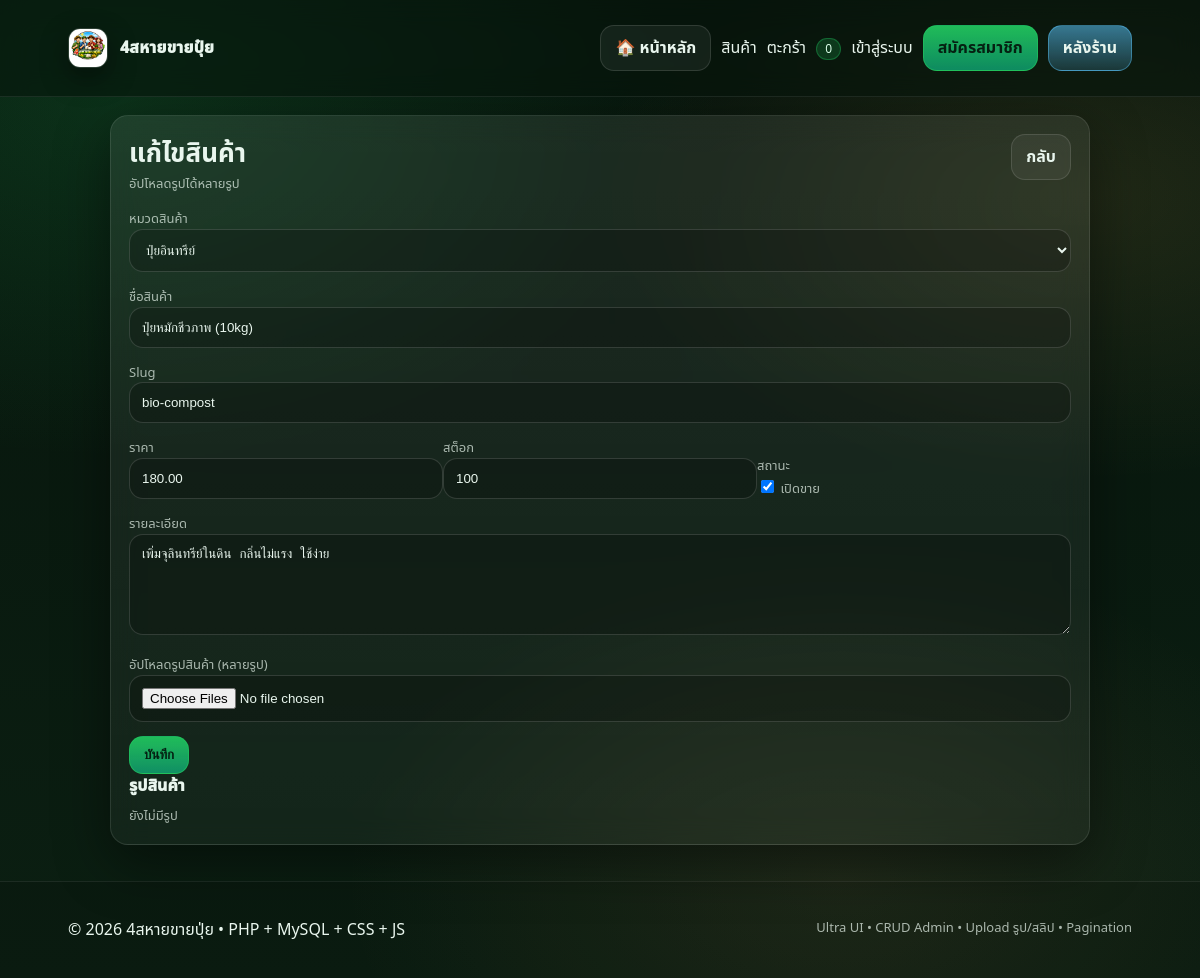
The app's page /admin/product_form.php?id=4 (signed in) with its own data.
### tables this page shows
CREATE TABLE products (
  id INT AUTO_INCREMENT PRIMARY KEY,
  category_id INT NOT NULL,
  name VARCHAR(200) NOT NULL,
  slug VARCHAR(220) NOT NULL UNIQUE,
  price DECIMAL(10,2) NOT NULL DEFAULT 0,
  stock INT NOT NULL DEFAULT 0,
  description TEXT,
  is_active TINYINT(1) NOT NULL DEFAULT 1,
  created_at TIMESTAMP DEFAULT CURRENT_TIMESTAMP,
  FOREIGN KEY (category_id) REFERENCES categories(id)
);

CREATE TABLE categories (
  id INT AUTO_INCREMENT PRIMARY KEY,
  name VARCHAR(120) NOT NULL,
  slug VARCHAR(140) NOT NULL UNIQUE
);

### includes/functions.php (called while the page is built, shortened)
<?php
function h($s): string {
  return htmlspecialchars((string)$s, ENT_QUOTES, 'UTF-8');
}
function url(string $path = '/'): string {
  return rtrim(BASE_URL, '/') . $path;
}

### admin/product_form.php (the view, shortened to what this page needs)
<?php
require_once __DIR__ . '/../includes/functions.php';
$pdo = db();
$id = (int)($_GET['id'] ?? 0);
$cats = $pdo->query("SELECT * FROM categories ORDER BY name")->fetchAll();
$p = ['category_id'=>($cats[0]['id'] ?? 1), 'name'=>'','slug'=>'','price'=>'0','stock'=>'0','description'=>'','is_active'=>1];
if ($id) {
  $st = $pdo->prepare("SELECT * FROM products WHERE id=?");
  $st->execute([$id]);
  $row = $st->fetch();
  if ($row) $p = $row;
}
$imgs = [];
if ($id) {
  $st = $pdo->prepare("SELECT * FROM product_images WHERE product_id=? ORDER BY sort_order ASC, id ASC");
  $st->execute([$id]);
  $imgs = $st->fetchAll();
}
require __DIR__ . '/../includes/header.php';
?>
<div class="card panel" style="max-width:980px;margin:0 auto">
  <div class="section-title">
    <div><div class="h2"><?= $id ? 'แก้ไขสินค้า' : 'เพิ่มสินค้า' ?></div><div class="small">อัปโหลดรูปได้หลายรูป</div></div>
    <a class="btn" href="<?= h(url('/admin/products.php')) ?>">กลับ</a>
  </div>
  <form method="post" enctype="multipart/form-data">
    <label class="small">หมวดสินค้า</label>
    <select class="input" name="category_id">
      <?php foreach($cats as $c): ?>
        <option value="<?= (int)$c['id'] ?>" <?= (int)$p['category_id']===(int)$c['id']?'selected':'' ?>><?= h($c['name']) ?></option>
      <?php endforeach; ?>
    </select>
    <label class="small">ชื่อสินค้า</label>
    <input class="input" name="name" value="<?= h((string)$p['name']) ?>" required>
    <label class="small">Slug</label>
    <input class="input" name="slug" value="<?= h((string)$p['slug']) ?>" required>
    <div class="row wrap" style="margin-top:12px;align-items:flex-end">
      <div style="flex:1;min-width:180px"><label class="small">ราคา</label><input class="input" type="number" step="0.01" name="price" value="<?= h((string)$p['price']) ?>" required></div>
      <div style="flex:1;min-width:180px"><label class="small">สต็อก</label><input class="input" type="number" name="stock" value="<?= h((string)$p['stock']) ?>" required></div>
      <div style="flex:1;min-width:180px"><label class="small">สถานะ</label><br><label class="small"><input type="checkbox" name="is_active" <?= (int)$p['is_active']===1?'checked':'' ?>> เปิดขาย</label></div>
    </div>
    <label class="small">รายละเอียด</label>
    <textarea class="input" name="description" rows="5"><?= h((string)$p['description']) ?></textarea>
    <label class="small">อัปโหลดรูปสินค้า (หลายรูป)</label>
    <input class="input" type="file" name="images[]" accept=".jpg,.jpeg,.png,.webp" multiple>
    <button class="btn primary" name="save" value="1">บันทึก</button>
  </form>
  <?php if($id): ?>
    <div style="font-weight:950;margin-bottom:8px">รูปสินค้า</div>
    <?php if(!$imgs): ?>
      <div class="small">ยังไม่มีรูป</div>
    <?php endif; ?>
  <?php endif; ?>
</div>
<?php require __DIR__ . '/../includes/footer.php'; ?>

### assets/css/ultra.css (style rules this page uses)
:root { --bg0:#07140c; --bg1:#0b1f12; --card:rgba(255,255,255,.06); --card2:rgba(255,255,255,.08); --line:rgba(255,255,255,.10); --text:#e9f6ee; --muted:rgba(233,246,238,.70); --green:#39d98a; --leaf:#22c55e; --soil:#a77b4f; --sun:#ffd166; --danger:#ff4d4d; --sky:#5cc8ff; --shadow: 0 18px 55px rgba(0,0,0,.45); --radius: 18px; }
* { box-sizing:border-box }
html,body { height:100% }
body { margin:0; font-family: ui-sans-serif, system-ui, -apple-system, "Segoe UI", Roboto, "Noto Sans Thai", sans-serif; color:var(--text); background: radial-gradient(1000px 600px at 10% 10%, rgba(34,197,94,.16), transparent 60%), radial-gradient(900px 520px at 90% 20%, rgba(255,209,102,.10), transparent 55%), radial-gradient(900px 600px at 70% 90%, rgba(167,123,79,.14), transparent 55%), linear-gradient(180deg, var(--bg0), var(--bg1)); }
a { color:inherit; text-decoration:none }
.row { display:flex }
.wrap { flex-wrap:wrap }
.small { font-size:13px; color:var(--muted) }
.h2 { font-size:26px; font-weight:900 }
.card { background:linear-gradient(180deg, rgba(255,255,255,.08), rgba(255,255,255,.04)); border:1px solid var(--line); border-radius:var(--radius); box-shadow: var(--shadow); backdrop-filter: blur(14px); }
.panel { padding:18px }
.section-title { display:flex; align-items:flex-start; justify-content:space-between; gap:12px; }
.btn { display:inline-flex; align-items:center; justify-content:center; gap:8px; padding:10px 14px; border-radius:14px; border:1px solid rgba(255,255,255,.12); background:rgba(255,255,255,.06); color:var(--text); font-weight:750; cursor:pointer; transition:.18s transform, .18s background, .18s border; }
.btn.primary { background:linear-gradient(180deg, rgba(34,197,94,.95), rgba(16,185,129,.72)); border:1px solid rgba(34,197,94,.65); color:#052012; }
.input, textarea, select { width:100%; padding:12px 12px; border-radius:14px; border:1px solid rgba(255,255,255,.14); background:rgba(0,0,0,.22); color:var(--text); outline:none; }
textarea { resize:vertical }

### records on screen
products: category_id "ปุ๋ยอินทรีย์", name "ปุ๋ยหมักชีวภาพ (10kg)", slug "bio-compost", price "180.00", stock "100", is_active "☑", description "เพิ่มจุลินทรีย์ในดิน กลิ่นไม่แรง ใช้ง่าย"

### other values on screen
cart_count() "0"
APP_NAME "4สหายขายปุ่ย"
